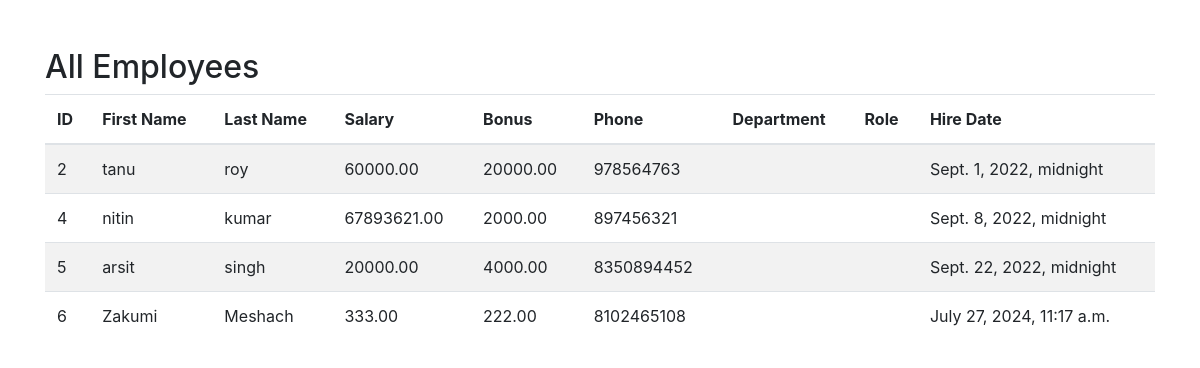
The page /all_emp on the database as committed earlier.
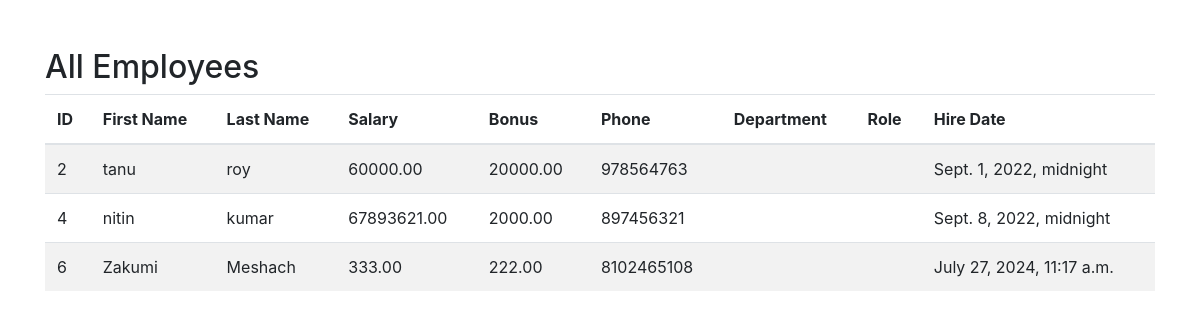
The same page on the database as committed later.
### emp_app/models.py (models this page shows)
class Employee(models.Model):
    first_name = models.CharField(max_length=50)
    last_name = models.CharField(max_length=50)
    salary = models.DecimalField(max_digits=10, decimal_places=2)
    bonus = models.DecimalField(max_digits=10, decimal_places=2)
    phone = models.CharField(max_length=15)
    dept = models.CharField(max_length=100)
    role = models.CharField(max_length=100)
    hire_date = models.DateTimeField()
    def __str__(self):
        return "%s %s %s" %(self.first_name, self.last_name, self.phone)

### emp_app/views.py (the view)
# urls.py: path('all_emp', views.all_emp, name='all_emp'),
def all_emp(request):
    emps = Employee.objects.all()
    context = {
        'emps': emps
    }
    print(context)
    return render(request, 'view_all_emp.html',context)

### emp_app/templates/view_all_emp.html (shortened to what this page needs)
<!DOCTYPE html>
<html lang="en">
<head>
    <link rel="stylesheet" href="https://maxcdn.bootstrapcdn.com/bootstrap/4.5.2/css/bootstrap.min.css">
</head>
<body>
    <div class="container mt-5">
        <h2>All Employees</h2>
        <table class="table table-striped">
            <thead>
                <tr>
                    <th>ID</th>
                    <th>First Name</th>
                    <th>Last Name</th>
                    <th>Salary</th>
                    <th>Bonus</th>
                    <th>Phone</th>
                    <th>Department</th>
                    <th>Role</th>
                    <th>Hire Date</th>
                </tr>
            </thead>
            <tbody>
                {% for emp in emps %}
                <tr>
                    <td>{{ emp.id }}</td>
                    <td>{{ emp.first_name }}</td>
                    <td>{{ emp.last_name }}</td>
                    <td>{{ emp.salary }}</td>
                    <td>{{ emp.bonus }}</td>
                    <td>{{ emp.phone }}</td>
                    <td>{{ emp.dept.name }}</td>
                    <td>{{ emp.role.name }}</td>
                    <td>{{ emp.hire_date }}</td>
                </tr>
                {% endfor %}
            </tbody>
        </table>
    </div>
</body>
</html>

Rows that differ between the two databases and show on the page:
removed Employee: id "5", first_name "arsit", last_name "singh", salary "20000.00", bonus "4000.00", phone "8350894452", hire_date "Sept. 22, 2022, midnight"
